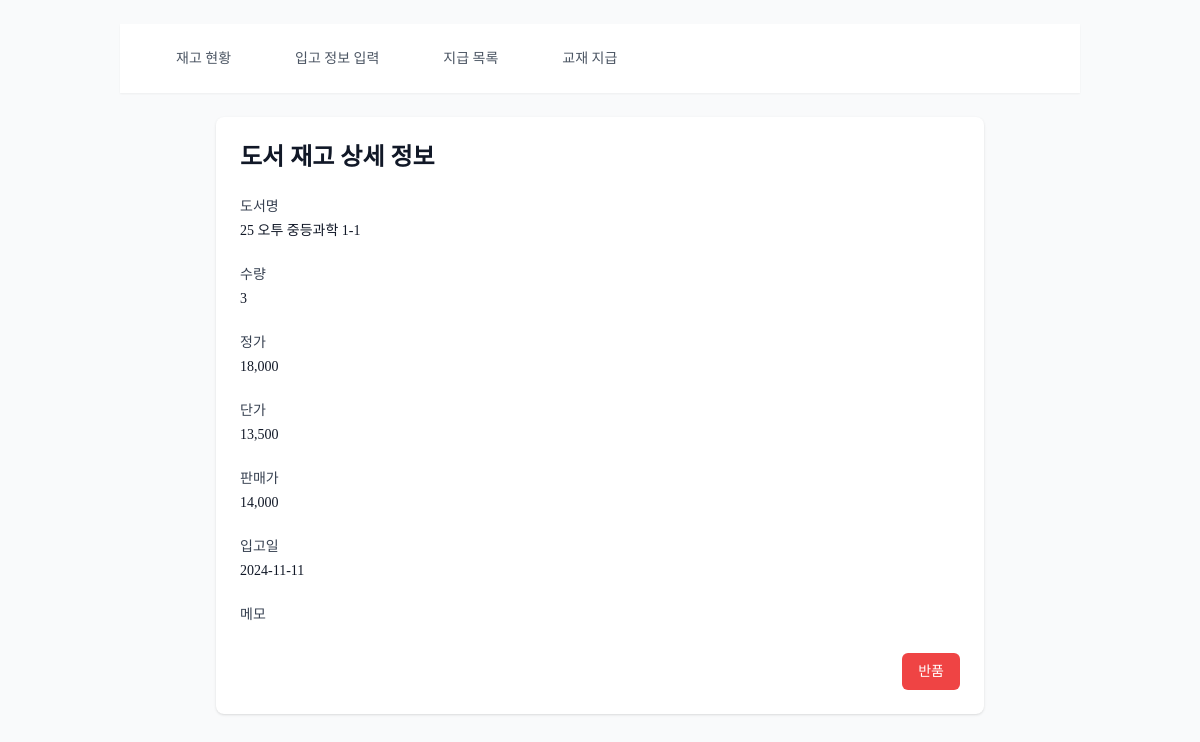
/bookstore/stock/5/, run on an earlier commit of the app's database.
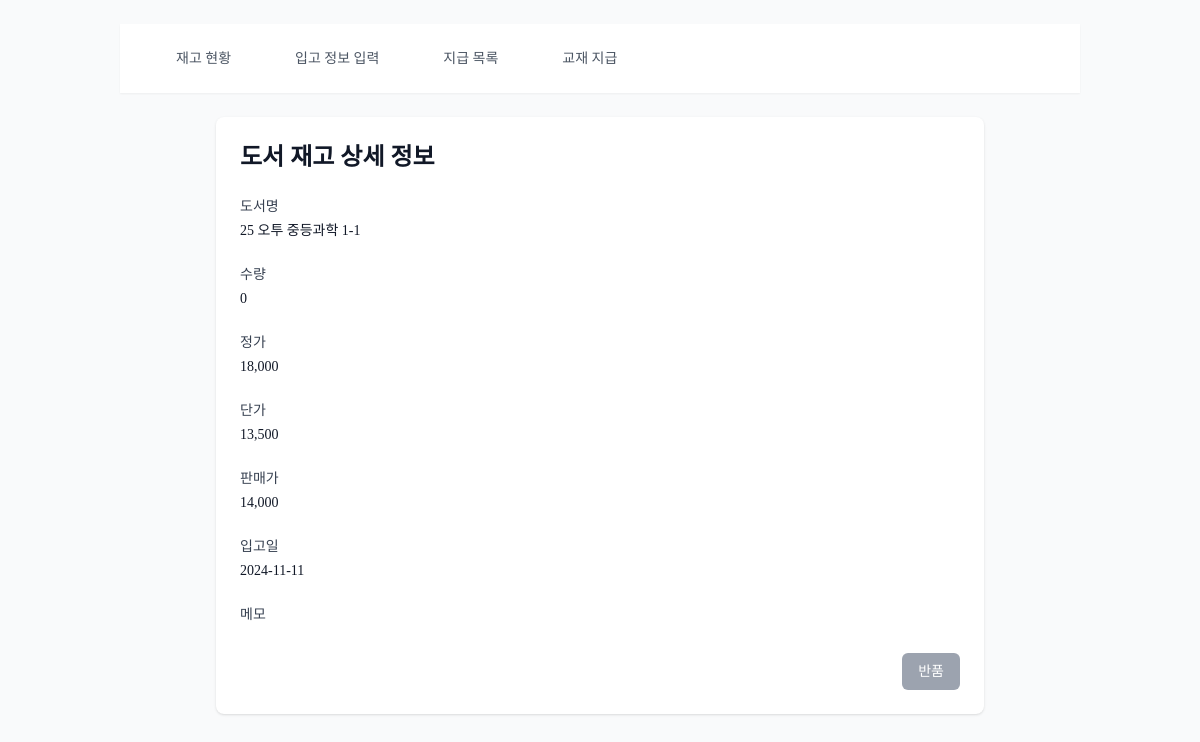
And on a later commit of the database.
### bookstore/views.py (the view)
# urls.py: path('stock/<int:pk>/', views.stock_detail, name='stock_detail'),  # 수정된 부분
def stock_detail(request, pk):
    stock = get_object_or_404(BookStock, pk=pk)
    total_quantity = BookStock.objects.filter(book=stock.book).aggregate(
        total_quantity=Sum('quantity')
    )['total_quantity']
    stock_list = BookStock.objects.filter(book=stock.book)
    context = {
        'stock': stock,
        'total_quantity': total_quantity,
        'stock_list': stock_list,
    }
    return render(request, 'bookstore/stock_detail.html', context)

### bookstore/templates/bookstore/stock_detail.html (shortened to what this page needs)
{% extends 'bookstore/base_bookstore.html' %}
{% load humanize %}
{% block bookstore_content %}
<div class="max-w-3xl mx-auto bg-white shadow rounded-lg p-6">
    <h1 class="text-2xl font-semibold text-gray-900 mb-6">도서 재고 상세 정보</h1>
    <div class="grid grid-cols-1 gap-6">
        <div>
            <label for="book_name" class="block text-sm font-medium text-gray-700">
                도서명
            </label>
            <span class="mt-1 block text-sm text-gray-900">{{ stock.book.name }}</span>
        </div>
        <div>
            <label for="quantity" class="block text-sm font-medium text-gray-700">
                수량
            </label>
            <span class="mt-1 block text-sm text-gray-900">{{ total_quantity }}</span>
        </div>
        <div>
            <label for="list_price" class="block text-sm font-medium text-gray-700">
                정가
            </label>
            <span class="mt-1 block text-sm text-gray-900">{{ stock.list_price|floatformat:0|intcomma }}</span>
        </div>
        <div>
            <label for="unit_price" class="block text-sm font-medium text-gray-700">
                단가
            </label>
            <span class="mt-1 block text-sm text-gray-900">{{ stock.unit_price|floatformat:0|intcomma }}</span>
        </div>
        <div>
            <label for="selling_price" class="block text-sm font-medium text-gray-700">
                판매가
            </label>
            <span class="mt-1 block text-sm text-gray-900">{{ stock.selling_price|floatformat:0|intcomma }}</span>
        </div>
        <div>
            <label for="received_date" class="block text-sm font-medium text-gray-700">
                입고일
            </label>
            <span class="mt-1 block text-sm text-gray-900">{{ stock.received_date|date:"Y-m-d" }}</span>
        </div>
        <div>
            <label for="notes" class="block text-sm font-medium text-gray-700">
                메모
            </label>
        </div>
    </div>
    <div class="flex justify-end mt-6">
        {% if stock.quantity > 0 %}
            <a href="{% url 'bookstore:stock_return' stock_id=stock.id %}"
               class="form-button bg-red-500 hover:bg-red-600">
                반품
            </a>
        {% else %}
            <button onclick="showNoStockMessage()"
                    class="form-button bg-gray-400 cursor-not-allowed">
                반품
            </button>
        {% endif %}
    </div>
</div>
{% endblock %}

What changed in the data, as far as the page shows it:
changed BookStock "25 오투 중등과학 1-1": quantity 1 → 0 (drawn)
Also different on the page:
{{ total_quantity }}: "3" → "0"
